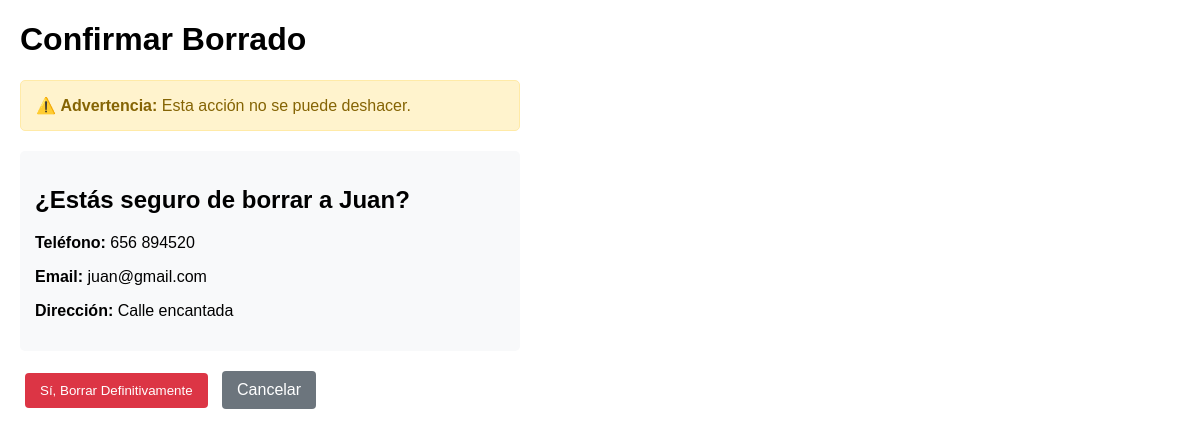
Screenshot of /borrar/7/ with the database file from the repository.
### app_cliente/models.py (models this page shows, shortened)
class Cliente(models.Model):
    id_cliente = models.AutoField(primary_key=True)
    nombre = models.CharField(max_length=50)
    direccion = models.TextField(max_length=200, blank=True, null=True)
    telefono = models.CharField(max_length=10)
    email = models.EmailField(max_length=100, blank=True, null=True)
    imagen = models.ImageField(upload_to='clientes/', blank=True, null=True, verbose_name='Foto del Cliente')

### app_cliente/views.py (the view)
# urls.py: path('borrar/<int:id>/', views.borrar_cliente, name='borrar_cliente'),
def borrar_cliente(request, id):
    cliente = get_object_or_404(Cliente, id_cliente=id)
    if request.method == 'POST':
        cliente.delete()
        return redirect('inicio')
    return render(request, 'app_cliente/borrar_cliente.html', {'cliente': cliente})

### app_cliente/templates/app_cliente/borrar_cliente.html (shortened to what this page needs)
<!DOCTYPE html>
<html lang="es">
<head>
</head>
<body>
    <div class="container">
        <h1>Confirmar Borrado</h1>
        <div class="advertencia">
            ⚠️ <strong>Advertencia:</strong> Esta acción no se puede deshacer.
        </div>
        <div class="info-cliente">
            <h2>¿Estás seguro de borrar a {{ cliente.nombre }}?</h2>
            <p><strong>Teléfono:</strong> {{ cliente.telefono }}</p>
            {% if cliente.email %}
            <p><strong>Email:</strong> {{ cliente.email }}</p>
            {% endif %}
            {% if cliente.direccion %}
            <p><strong>Dirección:</strong> {{ cliente.direccion }}</p>
            {% endif %}
        </div>
        <form method="post">
            <button type="submit" class="btn confirmar">Sí, Borrar Definitivamente</button>
            <a href="/" class="btn cancelar">Cancelar</a>
        </form>
    </div>
</body>
</html>

### app_cliente/templates/app_cliente/borrar_cliente.html (style rules this page uses)
body { font-family: Arial, sans-serif; margin: 20px; }
.container { max-width: 500px; }
.advertencia { background-color: #fff3cd; border: 1px solid #ffeaa7; color: #856404; padding: 15px; border-radius: 5px; margin: 20px 0; }
.btn { padding: 10px 15px; text-decoration: none; color: white; margin: 5px; border: none; border-radius: 4px; cursor: pointer; display: inline-block; }
.confirmar { background-color: #DC3545; }
.cancelar { background-color: #6c757d; }
.info-cliente { background-color: #f8f9fa; padding: 15px; border-radius: 5px; margin: 15px 0; }

### rows the page displays
Cliente: nombre "Juan", telefono "656 894520", email "juan@gmail.com", direccion "Calle encantada"
